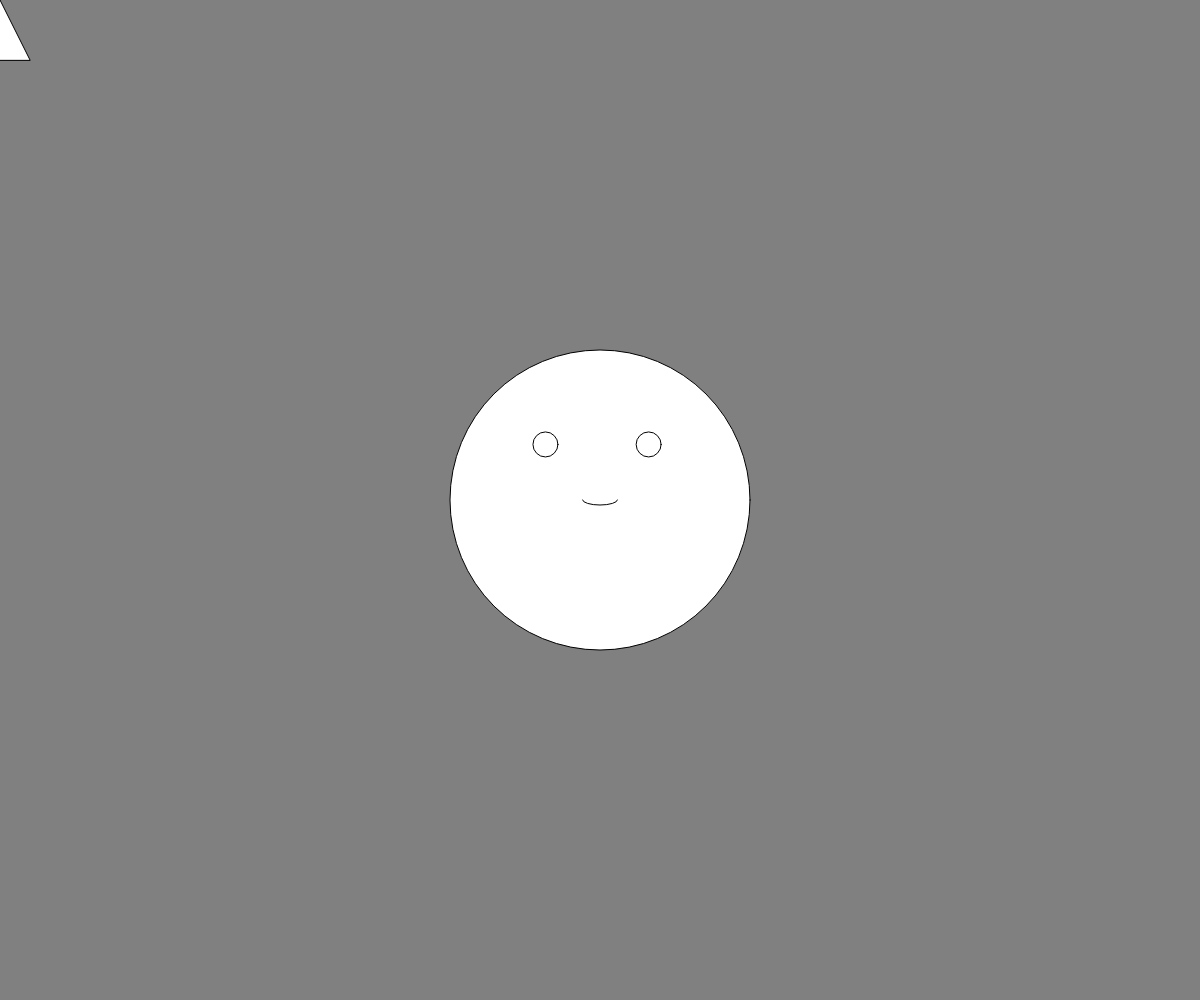
Frame 1 (no input)
Frame 60 (no input): identical to frame 1, image omitted
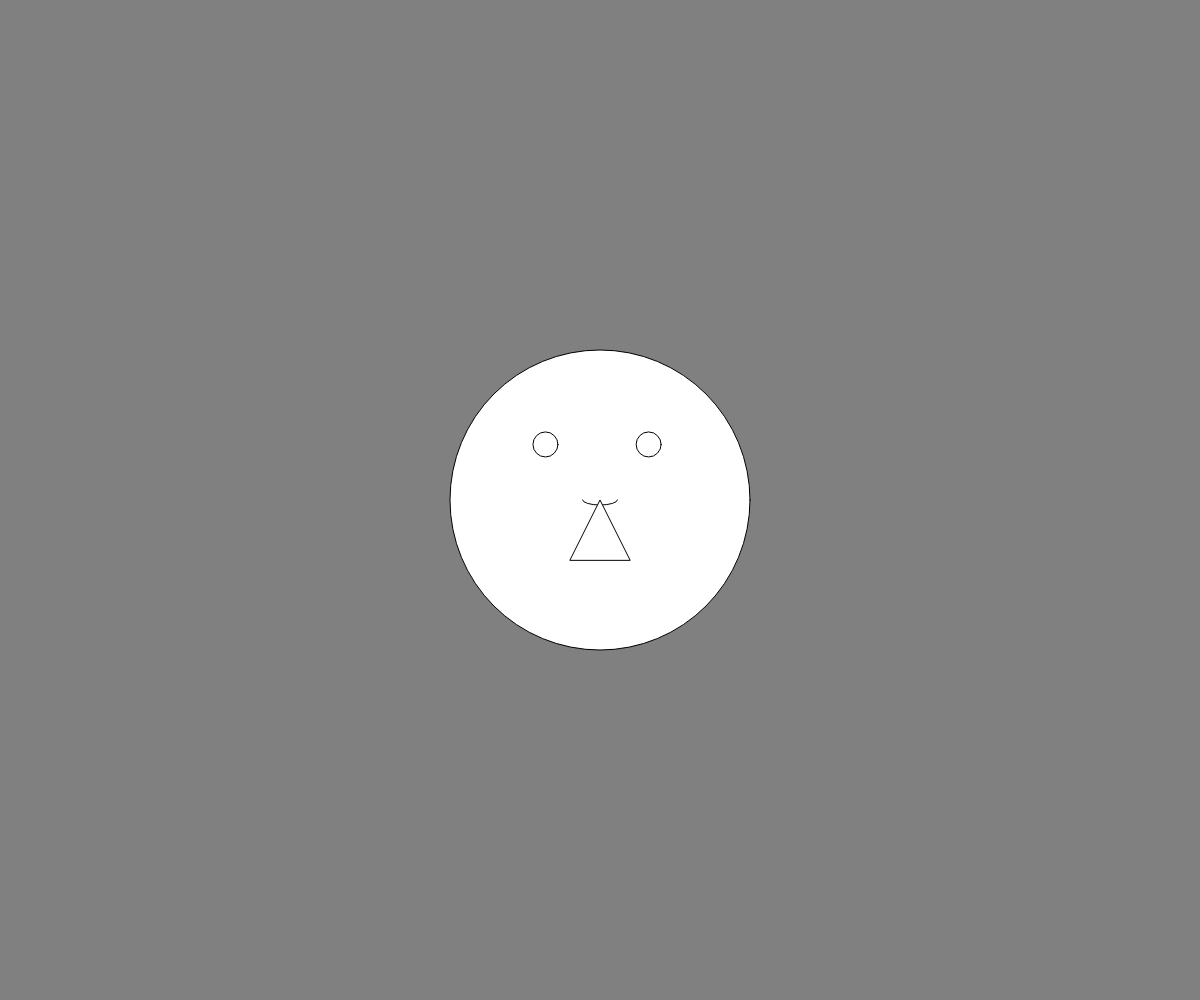
Frame 120 (the mouse pressed at the canvas centre since frame 60)

The p5.js sketch that drew these frames (run headless with seeded random() and noise() and a simulated clock; from frame 60 on, the mouse is pressed at the canvas centre):

// p5.js sketch
// ── sketch.js
function setup() {
	createCanvas(windowWidth, windowHeight);
	background('gray');
	noCursor();
}

let value_r = 255;
let value_g = 255;
let value_b = 255;

function draw() {
	background('gray');
	
	fill (value_r, value_g, value_b);
	
	ellipse(width/2, height/2, 300, 300);
	
	stroke(0, 0, 0);
	ellipse(width/2.2, height/2.25, 25, 25);
	ellipse(width/1.85, height/2.25, 25, 25);
	
	arc(width/2, height/2, 35, 10, 0, PI);
	
	fill(255, 255, 255);
	triangle(mouseX - 30, mouseY + 60, mouseX, mouseY, mouseX + 30, mouseY + 60);
}

function mouseClicked() {
  if (value_r === 255 && value_g == 255 && value_b == 255) {
    value_r = 255;
		value_g = 255;
		value_b = 0;
  }
}
